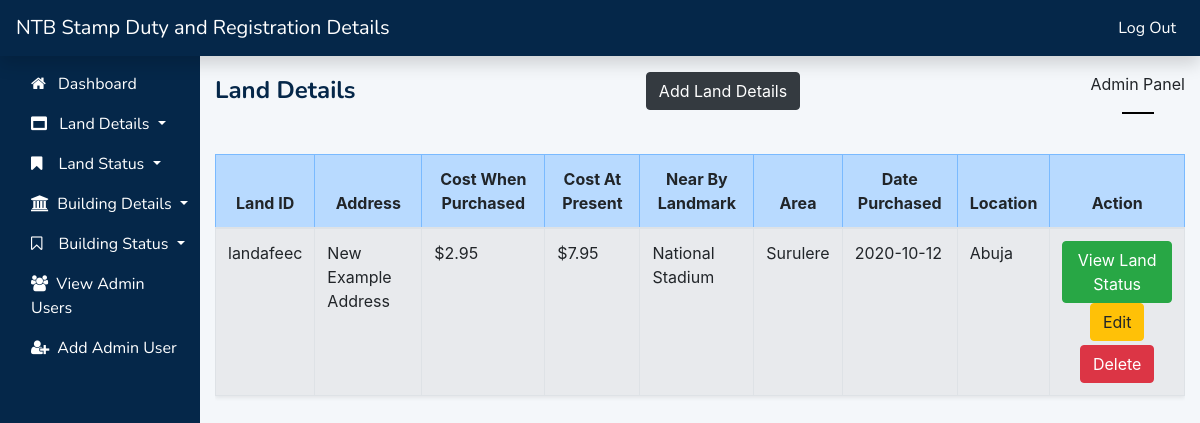
Screenshot of /land.php (signed in) with the database file from the repository.
### tables this page shows
CREATE TABLE `land_details` (
  `id` int(11) NOT NULL,
  `land_id` varchar(255) NOT NULL,
  `address` varchar(255) NOT NULL,
  `cost_when_purchased` varchar(255) NOT NULL,
  `cost_at_present` varchar(255) NOT NULL,
  `landmark` varchar(255) NOT NULL,
  `area` varchar(255) NOT NULL,
  `date_purchased` date NOT NULL DEFAULT current_timestamp(),
  `location` varchar(255) NOT NULL
);

### land.php (the view, shortened to what this page needs)
<?php
    require('connect_db.php');
?>
<div class="col-md-10 col-sm-9 pt-3 main-body">
    <div class="d-flex justify-content-between">
        <span class="active-page">Land Details</span>
        <div><a href="addland.php" class="btn btn-dark status-btn text-center">Add Land Details</a></div>
        <span>Admin Panel<hr class="hr-line"></span>
    </div>
    <div class="table-responsive mt-4">
        <table class="table table-bordered table-striped table-hover shadow-sm">
            <thead class="table-primary">
                <tr>
                    <th>Land ID</th>
                    <th>Address</th>
                    <th>Cost When Purchased</th>
                    <th>Cost At Present</th>
                    <th>Near By Landmark</th>
                    <th>Area</th>
                    <th>Date Purchased</th>
                    <th>Location</th>
                    <th>Action</th>
                </tr>
            </thead>
            <tbody>
                <?php
                    $query = "SELECT id, land_id, address, cost_when_purchased, cost_at_present, landmark, area, date_purchased, location FROM land_details";
                    $result = mysqli_query($conn, $query);
                    if(mysqli_num_rows($result) > 0){
                        while($row = mysqli_fetch_array($result, MYSQLI_ASSOC)){
                            echo "<tr>
                                    <td>{$row['land_id']}</td>
                                    <td>{$row['address']}</td>
                                    <td>{$row['cost_when_purchased']}</td>
                                    <td>{$row['cost_at_present']}</td>
                                    <td>{$row['landmark']}</td>
                                    <td>{$row['area']}</td>
                                    <td>{$row['date_purchased']}</td>
                                    <td>{$row['location']}</td>
                                    <td class=\"text-center\">
                                        <a href=\"landstatus.php?id={$row['land_id']}\" class=\"btn btn-success status-btn\">View Land Status</a>
                                        <a href=\"addland.php?id={$row['id']}\" class=\"btn btn-warning edit-btn\">Edit</a>
                                        <a href=\"land.php?delid={$row['id']}\" class=\"btn btn-danger mt-1 delete-btn\">Delete</a>
                                    </td>
                                </tr>";
                        }
                    }else{
                        echo "<tr><td colspan=\"9\">No Record! Click here to add record <a href=\"addland.php\" class=\"btn btn-success ml-3\">Add Land Details</a></td>";
                    }
                ?>
            </tbody>
        </table>
    </div>
</div>

### assets/css/style.css (style rules this page uses)
.hr-line { width: 30px; border: 0.05px solid black; }
.nav-header { background-color: #052749; }
.navbar a { color: #fff; font-family: 'Nunito', 'Trebuchet MS', 'Lucida Sans Unicode', 'Lucida Grande', 'Lucida Sans', Arial, sans-serif; }
.side-nav { background-color: #052749; position: fixed; z-index: 1; overflow-x: hidden; height: 100%; }
.active-page { color: #052749; font-weight: bold; font-size: x-large; font-family: 'Nunito', 'Trebuchet MS', 'Lucida Sans Unicode', 'Lucida Grande', 'Lucida Sans', Arial, sans-serif; }
.main-body { margin-left: auto; }
.table-primary th { text-align: center; }

### rows the page displays
land_details: land "landafeec", address "New Example Address", cost_when_purchased "$2.95", cost_at_present "$7.95", landmark "National Stadium", area "Surulere", date_purchased "2020-10-12", location "Abuja"
